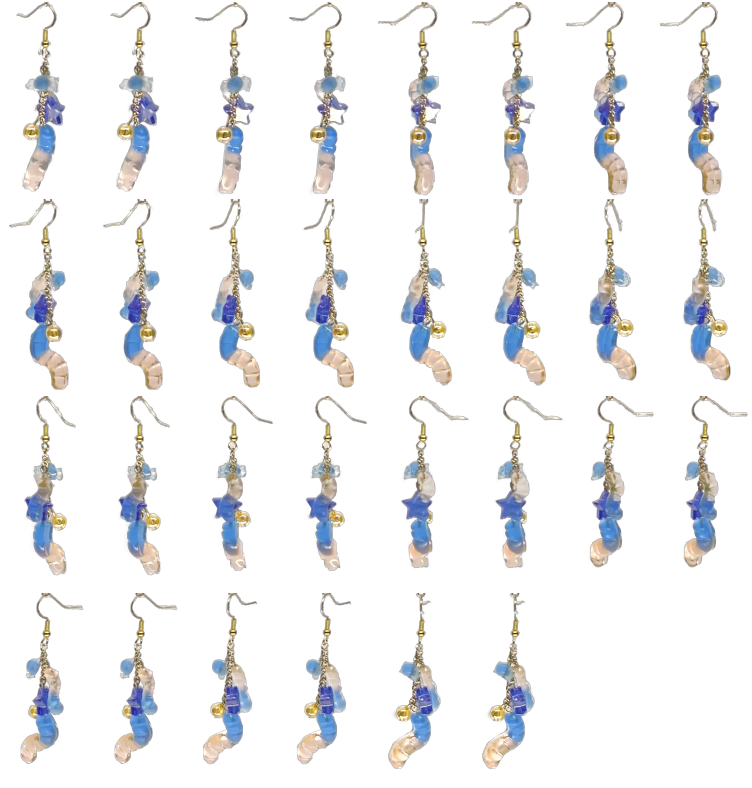
#> input picture source/earrings/blue-orange-gummyworms/frames.png, 1504 x 1576 px (shown at 1/2 size)
$ python export-frames-seq.py blue-orange-gummyworms --out-dir out
#> lines starting #> are read from the running program, lines starting #| are printed output that depends on the picture; after the words box and inside, x2 and y2 are one past the last pixel; in counts of white or black regions, pixels touching at a corner belong together
#!/usr/bin/env python3
"""Export a static-camera png sequence (flat backdrop) into a spritesheet.

Companion to export-frames.py (which takes an already-transparent gif).
This one takes raw footage frames: the backdrop is modeled per row (median
of the left/right frame margins, linearly interpolated across — handles the
vignette), and per-pixel color distance from that model becomes alpha via a
soft threshold. All frames are cropped to the union content bbox so the
sheet hangs correctly from its top-middle in the jelly renderer.

Output (in --out-dir):
  frames.png   grid of frames (rows x cols), transparent background
  frames.json  { sheet, fw, fh, cols, rows, count, frameMs }
  preview.png  first selected frame, for eyeballing the key

Usage:
  python3 export-frames-seq.py FRAMES_DIR --out-dir OUT_DIR \
      [--stride 2] [--fps 30] [--scale 0.5] [--cols 8]
"""
import argparse
import json
import math
import os

from PIL import Image, ImageChops, ImageDraw, ImageFilter


def background_model(im, margin=24):
    w, h = im.size
    bg = Image.new("RGB", (w, h))
    grad = Image.new("RGB", (2, 1))
    for y in range(h):
        ls = [im.getpixel((x, y)) for x in range(margin)]
        rs = [im.getpixel((w - 1 - x, y)) for x in range(margin)]
        left = tuple(sorted(c[i] for c in ls)[margin // 2] for i in range(3))
        right = tuple(sorted(c[i] for c in rs)[margin // 2] for i in range(3))
        grad.putpixel((0, 0), left)
        grad.putpixel((1, 0), right)
        bg.paste(grad.resize((w, 1), Image.BILINEAR), (0, y))
    return bg


def key_frame(im, lo, hi):
    rgb = im.convert("RGB")
    dist = ImageChops.difference(rgb, background_model(rgb)).convert("L")
    lut = [0 if v <= lo else 255 if v >= hi else round((v - lo) * 255 / (hi - lo))
           for v in range(256)]
    # median filter kills isolated video-noise specks in the alpha
    alpha = dist.point(lut).filter(ImageFilter.MedianFilter(3))
    out = rgb.convert("RGBA")
    out.putalpha(alpha)
    return out


def solid_bbox(frame, solid=96):
    """Content bbox from solid alpha only, so faint noise haze far from the
    piece cannot inflate the crop."""
    mask = frame.split()[3].point(lambda v: 255 if v >= solid else 0)
    return mask.getbbox()


def fill_silhouette(frame, solid=96):
    """Make the piece read as one solid cutout on backdrops close to its own
    color: everything flood-reachable from the frame border through low alpha
    is outside (hard 0), everything else is the piece (opaque). Interior
    pockets that genuinely show backdrop stay as keyed (they sit on the
    boundary of the silhouette, not enclosed by it)."""
    alpha = frame.split()[3]
    mask = alpha.point(lambda v: 255 if v >= solid else 0)
    w, h = mask.size
    for seed in ((0, 0), (w - 1, 0), (0, h - 1), (w - 1, h - 1)):
        if mask.getpixel(seed) == 0:
            ImageDraw.floodfill(mask, seed, 128, thresh=0)
    filled = mask.point(lambda v: 0 if v == 128 else 255)
    # feather the hard silhouette edge a touch
    filled = filled.filter(ImageFilter.GaussianBlur(0.6))
    out = frame.copy()
    out.putalpha(filled)
    return out


def main():
    ap = argparse.ArgumentParser(description=__doc__.splitlines()[0])
    ap.add_argument("input_dir")
    ap.add_argument("--out-dir", required=True)
    ap.add_argument("--stride", type=int, default=2,
                    help="use every Nth frame (default 2)")
    ap.add_argument("--fps", type=float, default=30,
                    help="source capture fps, for frameMs timing")
    ap.add_argument("--scale", type=float, default=0.5)
    ap.add_argument("--cols", type=int, default=8)
    ap.add_argument("--lo", type=float, default=18,
                    help="color distance below this = fully transparent")
    ap.add_argument("--hi", type=float, default=44,
                    help="color distance above this = fully opaque")
    ap.add_argument("--no-fill", action="store_true",
                    help="skip the flood-fill silhouette fill (for "
                         "high-contrast backdrops where keying alone is clean)")
    args = ap.parse_args()

    names = sorted(n for n in os.listdir(args.input_dir)
                   if n.lower().endswith(".png"))
    if not names:
        raise SystemExit(f"no pngs in {args.input_dir}")
    print(f"{len(names)} frames, keying...")
    keyed = []
    for name in names:
        with Image.open(os.path.join(args.input_dir, name)) as im:
#> im is the input picture: PIL image 1504x1576 RGBA; mean R, G, B, A 25.3, 25.5, 26.3, 38
            frame = key_frame(im, args.lo, args.hi)
#> in key_frame, `rgb = im.convert("RGB")`:
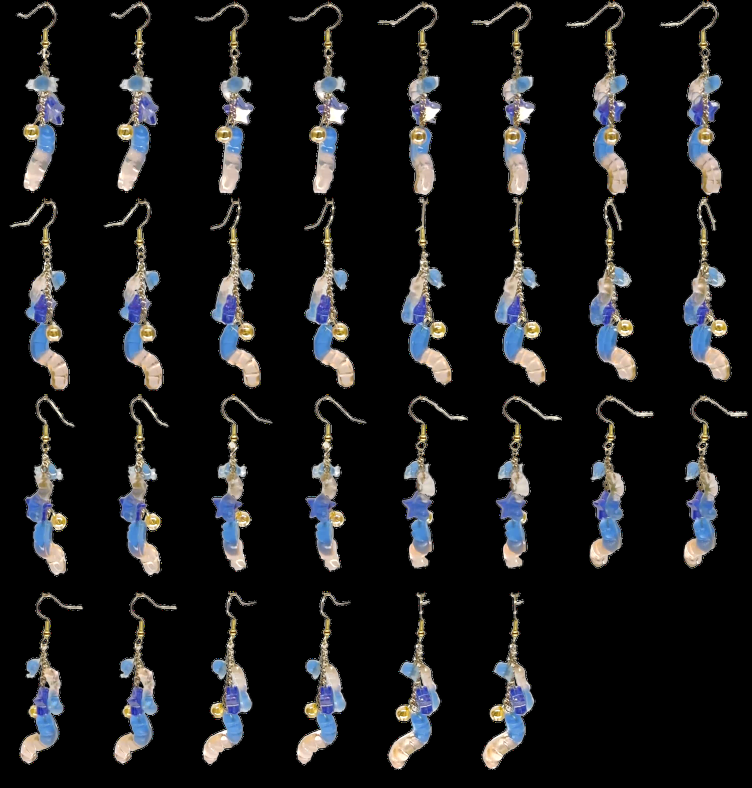
#> rgb: PIL image 1504x1576 RGB (shown at 1/2 size); mean R, G, B 25.3, 25.5, 26.3
#> in background_model, `bg = Image.new("RGB", (w, h))`: bg: PIL image 1504x1576 RGB; every value is 0
#> after the loop in background_model, `for y in range(h):`:
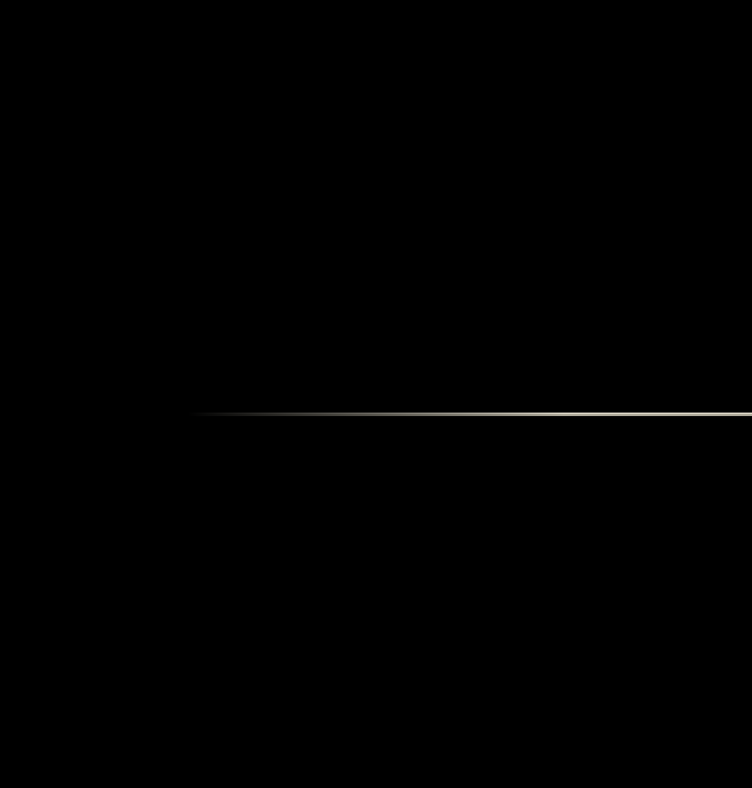
#> bg: PIL image 1504x1576 RGB (shown at 1/2 size); mean R, G, B 0.4, 0.4, 0.4
#> in key_frame, `dist = ImageChops.difference(rgb, background_model(rgb)).convert("L")`:
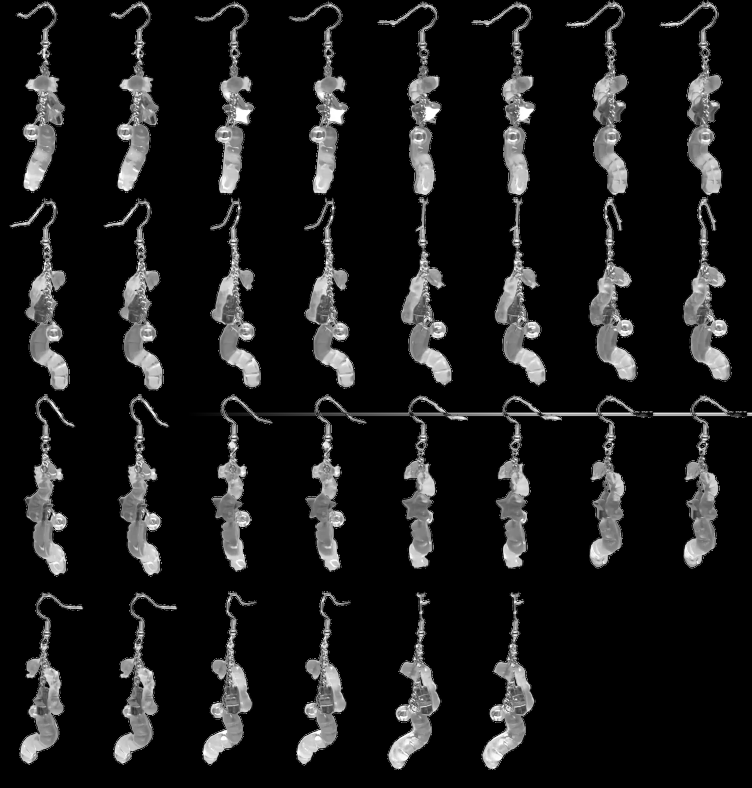
#> dist: PIL image 1504x1576 L (shown at 1/2 size); min 0, max 255, mean 25.8
            if not args.no_fill:
                frame = fill_silhouette(frame)
#> in fill_silhouette, `mask = alpha.point(lambda v: 255 if v >= solid else 0)`: mask: PIL image 1504x1576 L; 16.7% white; 41 white regions (14 under 20 px), largest, box (x1, y1, x2, y2) and area: (423, 790, 1296, 1143) 62778, (19, 397, 138, 780) 14224, (207, 397, 326, 780) 14224
#> after the loop in fill_silhouette, `for seed in ((0, 0), (w - 1, 0), (0, h - 1), (w - 1, h - 1)):`:
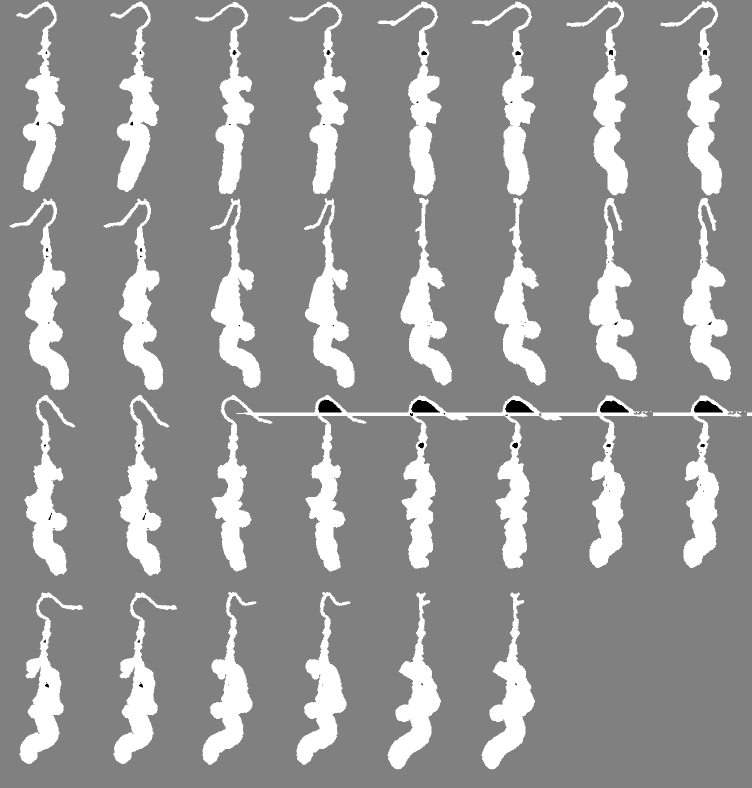
#> mask: PIL image 1504x1576 L (shown at 1/2 size); min 0, max 255, mean 148.8
#> in fill_silhouette, `filled = mask.point(lambda v: 0 if v == 128 else 255)`:
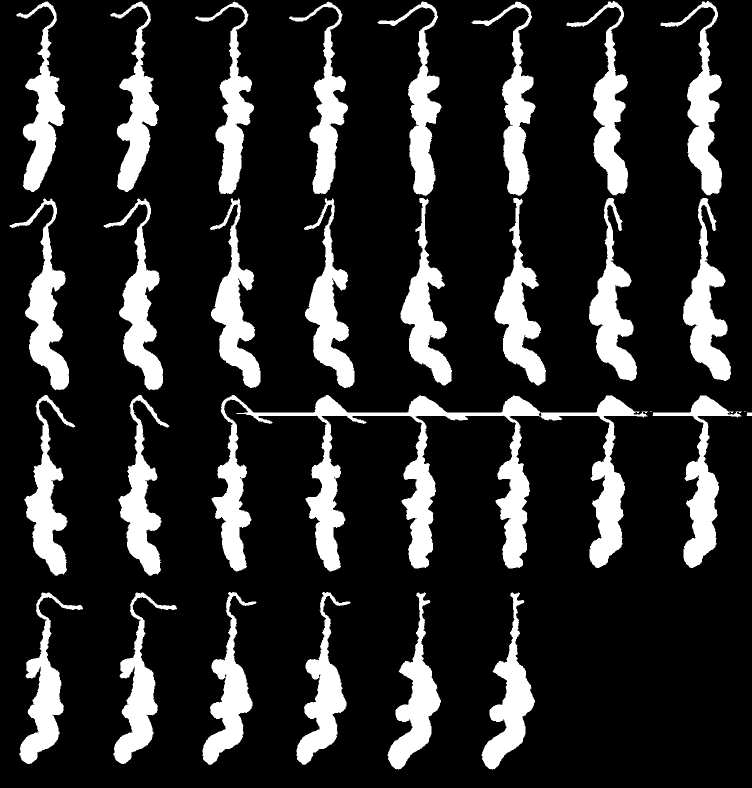
#> filled: PIL image 1504x1576 L (shown at 1/2 size); 16.9% white; 39 white regions (12 under 20 px), largest, box (x1, y1, x2, y2) and area: (423, 790, 1296, 1143) 66841, (19, 397, 138, 780) 14266, (207, 397, 326, 780) 14266
            keyed.append(frame)
#> pass 2 of the loop in main, `for name in names:`:
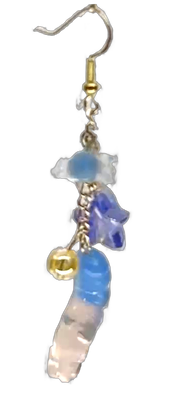
#> input picture source/earrings/blue-orange-gummyworms/preview.png, 188 x 394 px
#> in main, im is the input picture: PIL image 188x394 RGBA; mean R, G, B, A 27.5, 27.6, 28.5, 41.4
#> rgb: PIL image 188x394 RGB
#> dist: PIL image 188x394 L
#> alpha: PIL image 188x394 L
#> after the loop in fill_silhouette (call 2), `for seed in ((0, 0), (w - 1, 0), (0, h - 1), (w - 1, h - 1)):`:
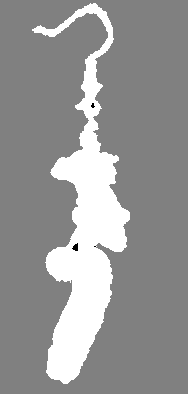
#> mask: PIL image 188x394 L; min 0, max 255, mean 150.4
#> in fill_silhouette (call 2), `filled = filled.filter(ImageFilter.GaussianBlur(0.6))`:
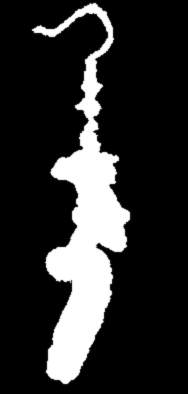
#> filled: PIL image 188x394 L; min 0, max 255, mean 45.4

    # union content bbox across all frames (solid alpha only) -> one crop
    left, top, right, bottom = keyed[0].size[0], keyed[0].size[1], 0, 0
#> left = 1504; top = 1576; right = 0; bottom = 0
    for frame in keyed:
        box = solid_bbox(frame)
        if box is None:
            continue
        left = min(left, box[0])
        top = min(top, box[1])
        right = max(right, box[2])
        bottom = max(bottom, box[3])
#> this loop made 2 passes
#> (left, top, right, bottom) on pass 1: (19, 2, 1504, 1539)
#> (box, left, top, right, bottom) on pass 2: ((32, 3, 130, 384), 19, 2, 1504, 1539)
#> pass 2, in solid_bbox (call 2), `mask = frame.split()[3].point(lambda v: 255 if v >= solid else 0)`:
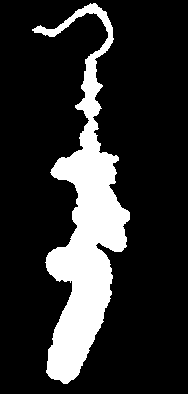
#> mask: PIL image 188x394 L; 17.8% white; 1 white region, box (x1, y1, x2, y2) and area: (32, 3, 130, 384) 13183
    pad = 8
    left = max(0, left - pad)
#> left = 11
    top = max(0, top - pad)
#> top = 0
    right = min(keyed[0].size[0], right + pad)
    bottom = min(keyed[0].size[1], bottom + pad)
#> bottom = 1547
    print(f"union content bbox: ({left}, {top}, {right}, {bottom})")
#| union content bbox: (11, 0, 1504, 1547)
    keyed = [frame.crop((left, top, right, bottom)) for frame in keyed]
#> keyed = 2 items

    selected = keyed[::args.stride]
#> selected = 1 item
    fw = max(1, round((right - left) * args.scale))
#> fw = 746
    fh = max(1, round((bottom - top) * args.scale))
#> fh = 774
    cols = min(args.cols, len(selected))
#> cols = 1
    rows = math.ceil(len(selected) / cols)
#> rows = 1

    sheet = Image.new("RGBA", (cols * fw, rows * fh), (0, 0, 0, 0))
#> sheet: PIL image 746x774 RGBA; every value is 0
    for index, frame in enumerate(selected):
        if args.scale != 1:
            frame = frame.resize((fw, fh), Image.LANCZOS)
        sheet.paste(frame, ((index % cols) * fw, (index // cols) * fh))
#> this loop made 1 pass
#> pass 1, in main, `frame = frame.resize((fw, fh), Image.LANCZOS)`:
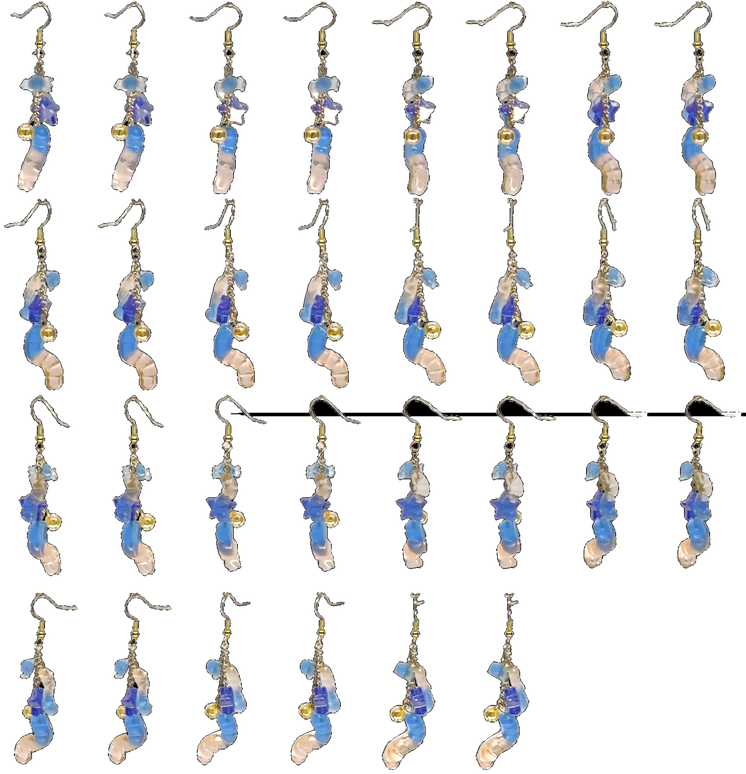
#> frame: PIL image 746x774 RGBA; mean R, G, B, A 27.5, 27.7, 28.5, 44.3; transparent parts drawn white

    os.makedirs(args.out_dir, exist_ok=True)
    sheet_path = os.path.join(args.out_dir, "frames.png")
    sheet.save(sheet_path, optimize=True)
    selected[0].resize((fw, fh), Image.LANCZOS).save(
        os.path.join(args.out_dir, "preview.png"))

    frame_ms = round(1000 * args.stride / args.fps) or 40
    meta = {
        "sheet": "frames.png",
        "fw": fw, "fh": fh, "cols": cols, "rows": rows,
        "count": len(selected), "frameMs": frame_ms,
    }
#> meta = {'sheet': 'frames.png', 'fw': 746, 'fh': 774, 'cols': 1, 'rows': 1, 'count': 1, 'frameMs': 67}
    with open(os.path.join(args.out_dir, "frames.json"), "w") as fh_json:
        json.dump(meta, fh_json, indent=2)
        fh_json.write("\n")
    print(json.dumps(meta))
#| {"sheet": "frames.png", "fw": 746, "fh": 774, "cols": 1, "rows": 1, "count": 1, "frameMs": 67}


if __name__ == "__main__":
    main()
